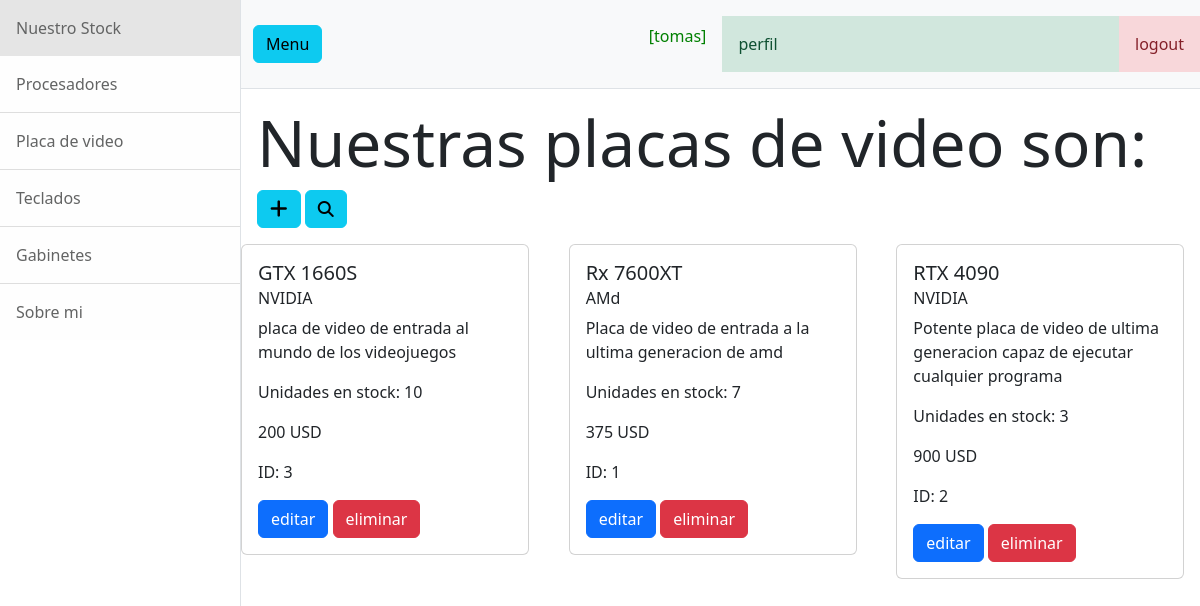
Screenshot of /placaVideo (signed in) with the database file from the repository.
### StockProductos/models.py (models this page shows, shortened)
class PlacaVideo(models.Model):
    marca = models.CharField(max_length = 30)
    modelo = models.CharField(max_length = 30)
    stock = models.IntegerField(default = 1)
    precio = models.IntegerField()
    descripcion = models.CharField(max_length = 200)
    class Meta:
        ordering = ["precio"]
        verbose_name = "Placa de video"
        verbose_name_plural = "Placas de video"

### StockProductos/views.py (the view)
# urls.py: path('placaVideo', PlacaVideoList.as_view(), name="placaVideo"),
class PlacaVideoList(LoginRequiredMixin, ListView):
    model = PlacaVideo

### StockProductos/templates/StockProductos/placaVideo_list.html
{% extends "StockProductos/index.html" %}
{% block contenido  %}
<div class="m-3">
    <h1 class="display-3">Nuestras placas de video son:</h1>
    <a class="btn btn-info" href="{% url 'PlacaVideoCreate' %}"> <i class="fa fa-plus fa-lg" title = "Crear"> </i> </a>
    <a class="btn btn-info" href="{% url 'buscarPlacasVideo' %}" ><i class="fa-solid fa-magnifying-glass"></i></a>
</div>
<div class="row row-cols-1 row-cols-md-3 g-4">
    {% for placaVideo in placavideo_list %}
    <div class="col">
        <div class="card" style="width: 18rem; color bg-dark">
            <div class="card-body">
                <h5 class="card-title">{{placaVideo.modelo}}</h5>
                <h6 class="card-subtitle mb-2 text-body-secondary">{{ placaVideo.marca }}</h6>
                <p class="card-text">{{ placaVideo.descripcion }}</p>
                <p class="card-text">Unidades en stock: {{ placaVideo.stock }}</p>
                <p class="card-text">{{ placaVideo.precio }} USD</p>
                <p class="card-text"> ID: {{ placaVideo.id }}</p>
                <a href="{% url 'actualizarPlacaVideo' placaVideo.id %}" class="btn btn-primary">editar</a></a>
                <a href="{% url 'deletePlacaVideo' placaVideo.id %}" class="btn btn-danger">eliminar</a>
            </div>
        </div>
    </div>
    {% endfor %}
</div>
{% endblock contenido %}

### StockProductos/templates/StockProductos/index.html (shortened to what this page needs)
<!DOCTYPE html>
<html lang="en">
    <head>
        {% load static %}
        <link href=" {% static 'css/styles.css' %}" rel="stylesheet" />
        <link rel="stylesheet" href="https://cdnjs.cloudflare.com/ajax/libs/font-awesome/6.4.0/css/all.min.css">
    </head>
    <body>
        <div class="d-flex" id="wrapper">
            <div class="border-end bg-white" id="sidebar-wrapper">
                <a class="list-group-item list-group-item-action list-group-item-light p-3" href="{% url 'home' %}">Nuestro Stock</a>
                <div class="list-group list-group-flush">
                    {% if user.is_authenticated %}
                        <a class="list-group-item list-group-item-action list-group-item-light p-3" href="{% url 'procesador' %}">Procesadores</a>
                        <a class="list-group-item list-group-item-action list-group-item-light p-3" href="{% url 'placaVideo' %}">Placa de video</a>
                        <a class="list-group-item list-group-item-action list-group-item-light p-3" href="{% url 'teclado' %}">Teclados</a>
                        <a class="list-group-item list-group-item-action list-group-item-light p-3" href="{% url 'gabinete' %}">Gabinetes</a>
                        <a class="list-group-item list-group-item-action list-group-item-light p-3" href="{% url 'aboutMe' %}">Sobre mi</a>
                    {% endif %}
                </div>
            </div>
            <div id="page-content-wrapper">
                <nav class="navbar navbar-expand-lg navbar-light bg-light border-bottom">
                    <div class="container-fluid">
                        <button class="btn btn-info" id="sidebarToggle">Menu</button>
                    </div>
                    {% if user.is_authenticated %}
                        <p style="color:green" class="text-center p-3">[{{user.username}}]</p>
                        <a class="list-group-item list-group-item-action list-group-item-success p-3" href="{% url 'perfil' %}">perfil</a>
                        <form method="post" action="{% url 'logout' %}">
                            <button type="submit" class="list-group-item list-group-item-action list-group-item-danger p-3">logout</button>
                        </form>
                    {% else %}
                        <a class="list-group-item list-group-item-action list-group-item-light p-3" href="{% url 'login' %}">login</a>
                        <a class="list-group-item list-group-item-action list-group-item-light p-3" href="{% url 'registrar' %}">registrar</a>
                    {% endif %}
                </nav>
                {% block contenido %}{% endblock contenido %}
            </div>
        </div>
    </body>
</html>

### rows the page displays
PlacaVideo: modelo "GTX 1660S", marca "NVIDIA", descripcion "placa de video de entrada al mundo de los videojuegos", stock "10", precio "200", id "3"
PlacaVideo: modelo "Rx 7600XT", marca "AMd", descripcion "Placa de video de entrada a la ultima generacion de amd", stock "7", precio "375", id "1"
PlacaVideo: modelo "RTX 4090", marca "NVIDIA", descripcion "Potente placa de video de ultima generacion capaz de ejecutar cualquier programa", stock "3", precio "900", id "2"

### other values shown
{{ user.username }} "tomas"
